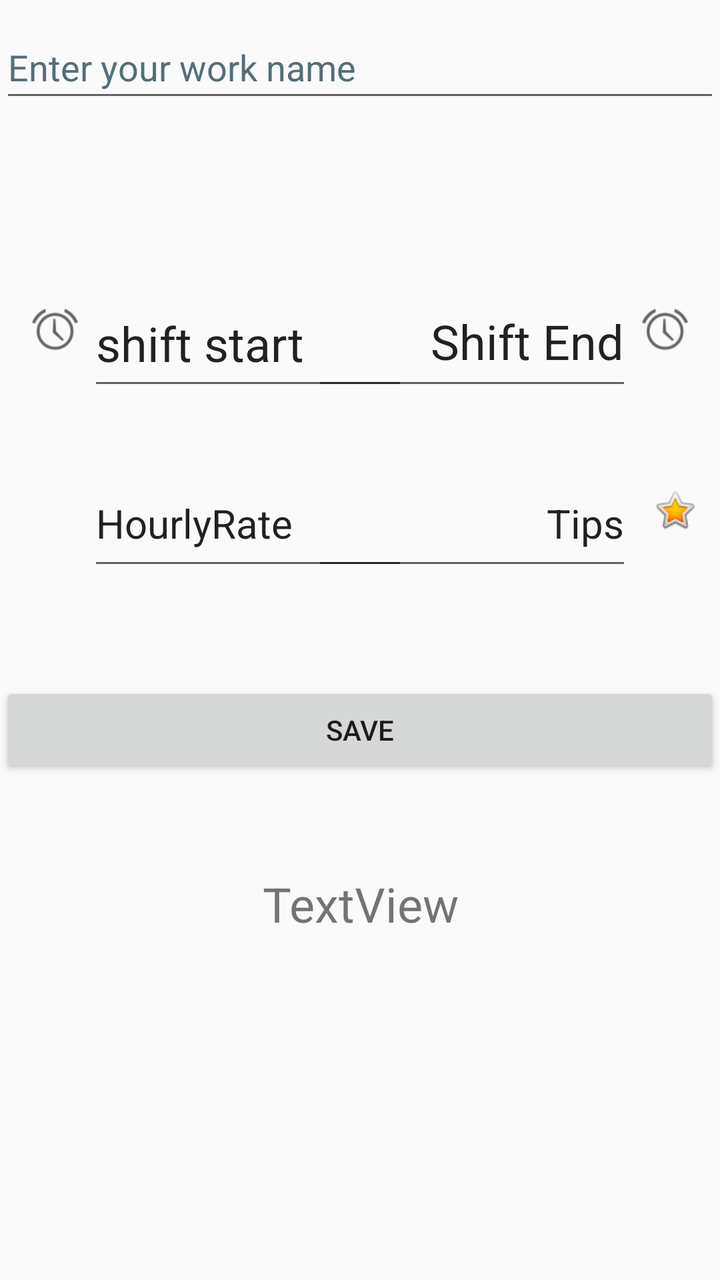
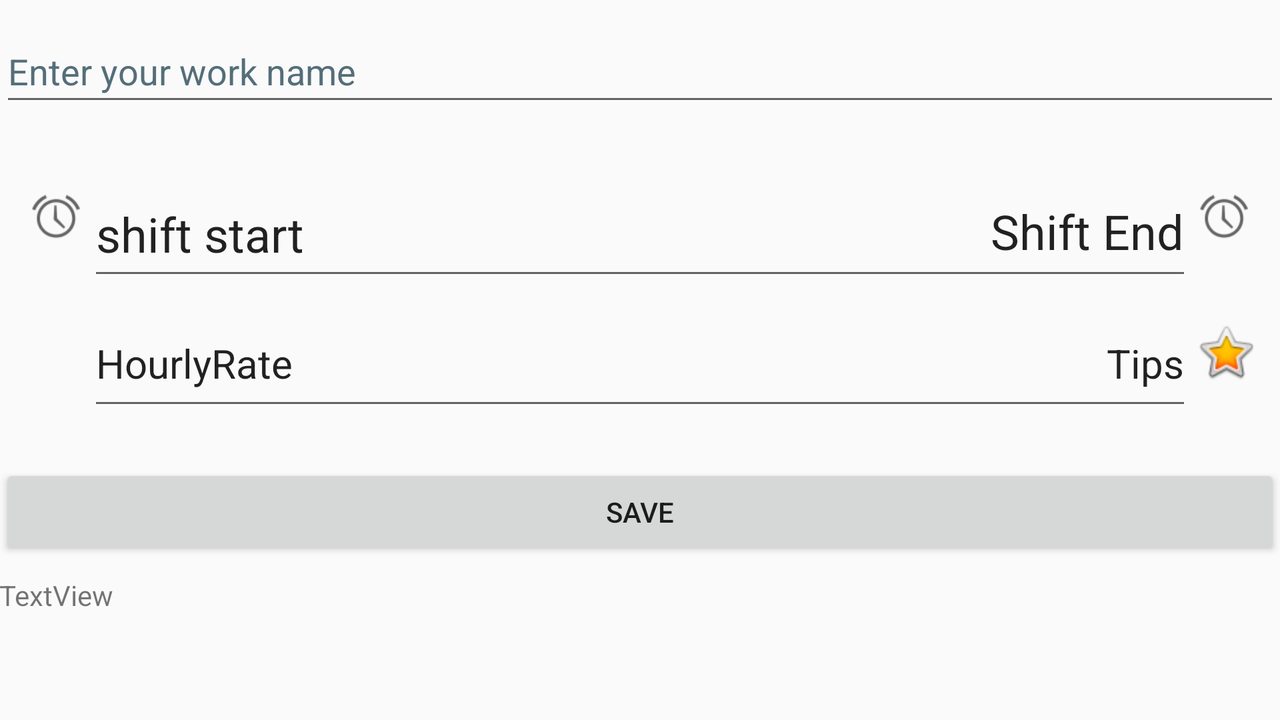

Compare how this app lays out the same screen by default and in its alternative resource folder. The renders come first, then the two layout files and the values they reference.
<!-- AndroidManifest.xml: application theme Theme.WorkLog -->
<!-- res/layout/activity_work_deck.xml -->
<?xml version="1.0" encoding="utf-8"?>
<android.support.constraint.ConstraintLayout xmlns:android="http://schemas.android.com/apk/res/android"
    xmlns:app="http://schemas.android.com/apk/res-auto"
    xmlns:tools="http://schemas.android.com/tools"
    android:layout_width="match_parent"
    android:layout_height="match_parent"
    tools:context=".WorkDeck">

    <ImageView
        android:id="@+id/shiftEndImage"
        android:layout_width="23dp"
        android:layout_height="50dp"
        android:layout_marginEnd="16dp"
        android:contentDescription="@string/shiftend"
        app:layout_constraintEnd_toEndOf="parent"
        app:layout_constraintTop_toTopOf="@+id/shiftend"
        app:srcCompat="@android:drawable/ic_lock_idle_alarm" />

    <EditText
        android:id="@+id/companyName"
        android:layout_width="match_parent"
        android:layout_height="wrap_content"
        android:layout_marginTop="8dp"
        android:autofillHints=""
        android:ems="10"
        android:hint="@string/enter_your_work_name"
        android:inputType="textPersonName"
        android:minHeight="48dp"
        android:textColorHint="#546E7A"
        app:layout_constraintEnd_toEndOf="parent"
        app:layout_constraintStart_toStartOf="parent"
        app:layout_constraintTop_toTopOf="parent" />

    <ImageView
        android:id="@+id/shiftStartImage"
        android:layout_width="23dp"
        android:layout_height="50dp"
        android:layout_marginStart="16dp"
        android:contentDescription="@string/shiftstart"
        app:layout_constraintStart_toStartOf="parent"
        app:layout_constraintTop_toTopOf="@+id/shiftstart"
        app:srcCompat="@android:drawable/ic_lock_idle_alarm" />

    <EditText
        android:id="@+id/shiftstart"
        android:layout_width="160dp"
        android:layout_height="60dp"
        android:layout_marginStart="44dp"
        android:layout_marginBottom="30dp"
        android:hint="@string/hh_mm"
        android:inputType="time"
        android:text="@string/shift_start"
        android:textSize="24sp"
        app:layout_constraintBottom_toTopOf="@+id/hourlyrate"
        app:layout_constraintStart_toStartOf="parent"
        android:importantForAutofill="no" />

    <EditText
        android:id="@+id/shiftend"
        android:layout_width="160dp"
        android:layout_height="60dp"
        android:layout_marginEnd="44dp"
        android:elegantTextHeight="true"
        android:hint="@string/hh_mm"
        android:inputType="time"
        android:text="@string/shift_end"
        android:textAlignment="textEnd"
        android:textSize="24sp"
        app:layout_constraintBottom_toBottomOf="@+id/shiftstart"
        app:layout_constraintEnd_toEndOf="parent"
        app:layout_constraintTop_toTopOf="@+id/shiftstart"
        android:importantForAutofill="no" />

    <EditText
        android:id="@+id/hourlyrate"
        android:layout_width="160dp"
        android:layout_height="60dp"
        android:layout_marginStart="44dp"
        android:layout_marginBottom="350dp"
        android:autofillHints=""
        android:ems="10"
        android:inputType="number"
        android:text="@string/hourlyrate"
        android:textSize="20sp"
        app:layout_constraintBottom_toBottomOf="parent"
        app:layout_constraintStart_toStartOf="parent"
        tools:ignore="TouchTargetSizeCheck" />

    <ImageView
        android:id="@+id/tipsImage"
        android:layout_width="23dp"
        android:layout_height="50dp"
        android:layout_marginEnd="11dp"
        android:contentDescription="@string/tips_recieved"
        app:layout_constraintEnd_toEndOf="parent"
        app:layout_constraintTop_toTopOf="@+id/tips"
        app:srcCompat="@android:drawable/btn_star_big_on"
        tools:ignore="ImageContrastCheck" />

    <EditText
        android:id="@+id/tips"
        android:layout_width="160dp"
        android:layout_height="60dp"
        android:layout_marginEnd="44dp"
        android:autofillHints=""
        android:ems="10"
        android:inputType="number"
        android:text="@string/tips"
        android:textAlignment="textEnd"
        android:textSize="20sp"
        app:layout_constraintEnd_toEndOf="parent"
        app:layout_constraintTop_toTopOf="@+id/hourlyrate"
        tools:ignore="TouchTargetSizeCheck" />

    <Button
        android:id="@+id/button"
        android:layout_width="match_parent"
        android:layout_height="wrap_content"
        android:layout_marginBottom="200dp"
        android:onClick="onclickSave"
        android:text="@string/save"
        app:layout_constraintBottom_toBottomOf="parent"
        app:layout_constraintEnd_toEndOf="parent"
        app:layout_constraintHorizontal_bias="0.0"
        app:layout_constraintStart_toStartOf="parent"
        app:layout_constraintTop_toBottomOf="@+id/hourlyrate" />

    <TextView
        android:id="@+id/quote"
        android:layout_width="356dp"
        android:layout_height="150dp"
        android:text="@string/textview"
        android:textAlignment="center"
        android:textSize="24sp"
        app:layout_constraintBottom_toBottomOf="parent"
        app:layout_constraintEnd_toEndOf="parent"
        app:layout_constraintHorizontal_bias="0.49"
        app:layout_constraintStart_toStartOf="parent"
        app:layout_constraintTop_toTopOf="parent"
        app:layout_constraintVertical_bias="0.889" />

</android.support.constraint.ConstraintLayout>
<!-- resources referenced by this layout -->
<resources>
  <string name="enter_your_work_name">Enter your work name</string>
  <string name="hh_mm">HH:MM</string>
  <string name="hourlyrate">HourlyRate</string>
  <string name="save">SAVE</string>
  <string name="shift_end">Shift End</string>
  <string name="shift_start">shift start</string>
  <string name="shiftend">shiftEnd</string>
  <string name="shiftstart">shiftstart</string>
  <string name="textview">TextView</string>
  <string name="tips">Tips</string>
  <string name="tips_recieved">tips</string>
  <style name="Theme.WorkLog" parent="Theme.AppCompat.Light.DarkActionBar">
          
          <item name="colorPrimary">@color/purple_500</item>
          <item name="colorPrimaryDark">@color/purple_700</item>
          <item name="colorAccent">@color/teal_200</item>
          
      </style>
</resources>
<!-- res/layout-land/activity_work_deck.xml (the author's variant of the layout above) -->
<!-- drawn on the phone turned sideways -->
<?xml version="1.0" encoding="utf-8"?>
<android.support.constraint.ConstraintLayout xmlns:android="http://schemas.android.com/apk/res/android"
    xmlns:app="http://schemas.android.com/apk/res-auto"
    xmlns:tools="http://schemas.android.com/tools"
    android:layout_width="match_parent"
    android:layout_height="match_parent"
    tools:context=".WorkDeck">

    <ImageView
        android:id="@+id/shiftEndImage"
        android:layout_width="24dp"
        android:layout_height="45dp"
        android:layout_marginEnd="16dp"
        android:contentDescription="@string/shiftend"
        app:layout_constraintBottom_toBottomOf="@+id/shiftstartimage"
        app:layout_constraintEnd_toEndOf="parent"
        app:layout_constraintTop_toTopOf="@+id/shiftstartimage"
        app:srcCompat="@android:drawable/ic_lock_idle_alarm" />

    <EditText
        android:id="@+id/companyName"
        android:layout_width="match_parent"
        android:layout_height="wrap_content"
        android:layout_marginTop="10dp"
        android:autofillHints=""
        android:ems="10"
        android:hint="@string/enter_your_work_name"
        android:inputType="textShortMessage|textPersonName"
        android:minHeight="48dp"
        android:textColorHint="#546E7A"
        app:layout_constraintEnd_toEndOf="parent"
        app:layout_constraintStart_toStartOf="parent"
        app:layout_constraintTop_toTopOf="parent" />

    <ImageView
        android:id="@+id/shiftstartimage"
        android:layout_width="24dp"
        android:layout_height="45dp"
        android:layout_marginStart="16dp"
        android:contentDescription="@string/shiftstart"
        app:layout_constraintStart_toStartOf="parent"
        app:layout_constraintTop_toTopOf="@+id/shiftstart"
        app:srcCompat="@android:drawable/ic_lock_idle_alarm" />

    <EditText
        android:id="@+id/shiftstart"
        android:layout_width="280dp"
        android:layout_height="59dp"
        android:layout_marginStart="44dp"
        android:layout_marginBottom="5dp"
        android:autofillHints=""
        android:hint="@string/hh_mm"
        android:inputType="time"
        android:text="@string/shift_start"
        android:textSize="24sp"
        app:layout_constraintBottom_toTopOf="@+id/hourlyrate"
        app:layout_constraintStart_toStartOf="parent" />

    <EditText
        android:id="@+id/shiftend"
        android:layout_width="280dp"
        android:layout_height="60dp"
        android:layout_marginEnd="44dp"
        android:elegantTextHeight="true"
        android:hint="@string/hh_mm"
        android:importantForAutofill="no"
        android:inputType="time"
        android:text="@string/shift_end"
        android:textAlignment="textEnd"
        android:textSize="24sp"
        app:layout_constraintBottom_toBottomOf="@+id/shiftstart"
        app:layout_constraintEnd_toEndOf="parent" />

    <EditText
        android:id="@+id/hourlyrate"
        android:layout_width="280dp"
        android:layout_height="60dp"
        android:layout_marginStart="44dp"
        android:layout_marginBottom="150dp"
        android:autofillHints=""
        android:ems="10"
        android:inputType="number"
        android:text="@string/hourlyrate"
        android:textSize="20sp"
        app:layout_constraintBottom_toBottomOf="parent"
        app:layout_constraintStart_toStartOf="parent"
        tools:ignore="TouchTargetSizeCheck" />

    <ImageView
        android:id="@+id/tipsImage"
        android:layout_width="0dp"
        android:layout_height="52dp"
        android:layout_marginEnd="11dp"
        android:contentDescription="@string/tips_recieved"
        app:layout_constraintEnd_toEndOf="parent"
        app:layout_constraintTop_toTopOf="@+id/tips"
        app:srcCompat="@android:drawable/btn_star_big_on"
        tools:ignore="ImageContrastCheck" />

    <EditText
        android:id="@+id/tips"
        android:layout_width="280dp"
        android:layout_height="60dp"
        android:layout_marginEnd="44dp"
        android:layout_marginBottom="150dp"
        android:autofillHints=""
        android:ems="10"
        android:inputType="number"
        android:text="@string/tips"
        android:textAlignment="textEnd"
        android:textSize="20sp"
        app:layout_constraintBottom_toBottomOf="parent"
        app:layout_constraintEnd_toEndOf="parent"
        tools:ignore="TouchTargetSizeCheck" />

    <Button
        android:id="@+id/save"
        android:layout_width="match_parent"
        android:layout_height="wrap_content"
        android:layout_marginBottom="80dp"
        android:onClick="onclickSave"
        android:text="@string/save"
        app:layout_constraintBottom_toBottomOf="parent"
        app:layout_constraintEnd_toEndOf="parent"
        app:layout_constraintHorizontal_bias="0.0"
        app:layout_constraintStart_toStartOf="parent" />

    <TextView
        android:id="@+id/quote"
        android:layout_width="642dp"
        android:layout_height="57dp"
        android:layout_marginBottom="15dp"
        android:text="@string/textview"
        app:layout_constraintBottom_toBottomOf="parent"
        app:layout_constraintEnd_toEndOf="parent"
        app:layout_constraintHorizontal_bias="0.39"
        app:layout_constraintStart_toStartOf="parent" />

</android.support.constraint.ConstraintLayout>
